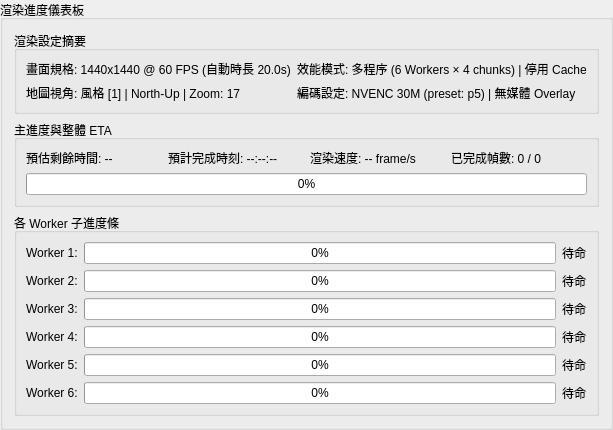
     <widget class="QGroupBox" name="groupBox_dashboard">
      <property name="title">
       <string>渲染進度儀表板</string>
      </property>
      <layout class="QVBoxLayout" name="verticalLayout_dashboard">
       <item>
        <widget class="QGroupBox" name="groupBox_summary">
         <property name="title">
          <string>渲染設定摘要</string>
         </property>
         <layout class="QGridLayout" name="gridLayout_summary">
          <item row="1" column="0">
           <widget class="QLabel" name="label_cfg_map">
            <property name="text">
             <string>地圖視角: 風格 [1] | North-Up | Zoom: 17</string>
            </property>
           </widget>
          </item>
          <item row="1" column="1">
           <widget class="QLabel" name="label_cfg_enc">
            <property name="text">
             <string>編碼設定: NVENC 30M (preset: p5) | 無媒體 Overlay</string>
            </property>
           </widget>
          </item>
          <item row="0" column="0">
           <widget class="QLabel" name="label_cfg_res">
            <property name="text">
             <string>畫面規格: 1440x1440 @ 60 FPS (自動時長 20.0s)</string>
            </property>
           </widget>
          </item>
          <item row="0" column="1">
           <widget class="QLabel" name="label_cfg_perf">
            <property name="text">
             <string>效能模式: 多程序 (6 Workers × 4 chunks) | 停用 Cache</string>
            </property>
           </widget>
          </item>
         </layout>
        </widget>
       </item>
       <item>
        <widget class="QGroupBox" name="groupBox_main_progress">
         <property name="title">
          <string>主進度與整體 ETA</string>
         </property>
         <layout class="QVBoxLayout" name="verticalLayout_main_progress">
          <item>
           <layout class="QHBoxLayout" name="horizontalLayout_eta">
            <item>
             <widget class="QLabel" name="label_eta_time">
              <property name="text">
               <string>預估剩餘時間: --</string>
              </property>
             </widget>
            </item>
            <item>
             <widget class="QLabel" name="label_eta_clock">
              <property name="text">
               <string>預計完成時刻: --:--:--</string>
              </property>
             </widget>
            </item>
            <item>
             <widget class="QLabel" name="label_eta_speed">
              <property name="text">
               <string>渲染速度: -- frame/s</string>
              </property>
             </widget>
            </item>
            <item>
             <widget class="QLabel" name="label_eta_frames">
              <property name="text">
               <string>已完成幀數: 0 / 0</string>
              </property>
             </widget>
            </item>
           </layout>
          </item>
          <item>
           <widget class="QProgressBar" name="progressBar_main">
            <property name="value">
             <number>0</number>
            </property>
           </widget>
          </item>
         </layout>
        </widget>
       </item>
       <item>
        <widget class="QGroupBox" name="groupBox_workers">
         <property name="title">
          <string>各 Worker 子進度條</string>
         </property>
         <layout class="QVBoxLayout" name="verticalLayout_workers">
          <item>
           <layout class="QHBoxLayout" name="horizontalLayout_worker_1">
            <item>
             <widget class="QLabel" name="lbl_worker_1">
              <property name="text">
               <string>Worker 1:</string>
              </property>
             </widget>
            </item>
            <item>
             <widget class="QProgressBar" name="progressBar_worker_1">
              <property name="value">
               <number>0</number>
              </property>
             </widget>
            </item>
            <item>
             <widget class="QLabel" name="lbl_worker_status_1">
              <property name="text">
               <string>待命</string>
              </property>
             </widget>
            </item>
           </layout>
          </item>
          <item>
           <layout class="QHBoxLayout" name="horizontalLayout_worker_2">
            <item>
             <widget class="QLabel" name="lbl_worker_2">
              <property name="text">
               <string>Worker 2:</string>
              </property>
             </widget>
            </item>
            <item>
             <widget class="QProgressBar" name="progressBar_worker_2">
              <property name="value">
               <number>0</number>
              </property>
             </widget>
            </item>
            <item>
             <widget class="QLabel" name="lbl_worker_status_2">
              <property name="text">
               <string>待命</string>
              </property>
             </widget>
            </item>
           </layout>
          </item>
          <item>
           <layout class="QHBoxLayout" name="horizontalLayout_worker_3">
            <item>
             <widget class="QLabel" name="lbl_worker_3">
              <property name="text">
               <string>Worker 3:</string>
              </property>
             </widget>
            </item>
            <item>
             <widget class="QProgressBar" name="progressBar_worker_3">
              <property name="value">
               <number>0</number>
              </property>
             </widget>
            </item>
            <item>
             <widget class="QLabel" name="lbl_worker_status_3">
              <property name="text">
               <string>待命</string>
              </property>
             </widget>
            </item>
           </layout>
          </item>
          <item>
           <layout class="QHBoxLayout" name="horizontalLayout_worker_4">
            <item>
             <widget class="QLabel" name="lbl_worker_4">
              <property name="text">
               <string>Worker 4:</string>
              </property>
             </widget>
            </item>
            <item>
             <widget class="QProgressBar" name="progressBar_worker_4">
              <property name="value">
               <number>0</number>
              </property>
             </widget>
            </item>
            <item>
             <widget class="QLabel" name="lbl_worker_status_4">
              <property name="text">
               <string>待命</string>
              </property>
             </widget>
            </item>
           </layout>
          </item>
          <item>
           <layout class="QHBoxLayout" name="horizontalLayout_worker_5">
            <item>
             <widget class="QLabel" name="lbl_worker_5">
              <property name="text">
               <string>Worker 5:</string>
              </property>
             </widget>
            </item>
            <item>
             <widget class="QProgressBar" name="progressBar_worker_5">
              <property name="value">
               <number>0</number>
              </property>
             </widget>
            </item>
            <item>
             <widget class="QLabel" name="lbl_worker_status_5">
              <property name="text">
               <string>待命</string>
              </property>
             </widget>
            </item>
           </layout>
          </item>
          <item>
           <layout class="QHBoxLayout" name="horizontalLayout_worker_6">
            <item>
             <widget class="QLabel" name="lbl_worker_6">
              <property name="text">
               <string>Worker 6:</string>
              </property>
             </widget>
            </item>
            <item>
             <widget class="QProgressBar" name="progressBar_worker_6">
              <property name="value">
               <number>0</number>
              </property>
             </widget>
            </item>
            <item>
             <widget class="QLabel" name="lbl_worker_status_6">
              <property name="text">
               <string>待命</string>
              </property>
             </widget>
            </item>
           </layout>
          </item>
         </layout>
        </widget>
       </item>
      </layout>
     </widget>
